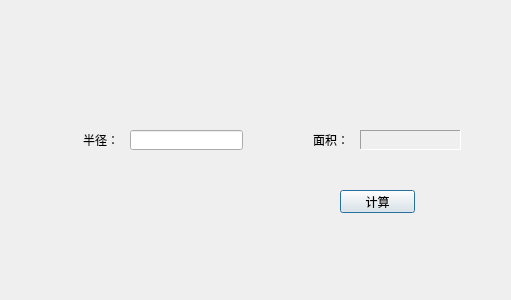
<?xml version="1.0" encoding="UTF-8"?>
<ui version="4.0">
 <class>Dialog</class>
 <widget class="QDialog" name="Dialog">
  <property name="geometry">
   <rect>
    <x>0</x>
    <y>0</y>
    <width>511</width>
    <height>300</height>
   </rect>
  </property>
  <property name="windowTitle">
   <string>Dialog</string>
  </property>
  <widget class="QLabel" name="radiusLabel">
   <property name="geometry">
    <rect>
     <x>83</x>
     <y>130</y>
     <width>31</width>
     <height>20</height>
    </rect>
   </property>
   <property name="text">
    <string>半径：</string>
   </property>
  </widget>
  <widget class="QLabel" name="areaLabel_1">
   <property name="geometry">
    <rect>
     <x>313</x>
     <y>130</y>
     <width>41</width>
     <height>20</height>
    </rect>
   </property>
   <property name="text">
    <string>面积：</string>
   </property>
  </widget>
  <widget class="QLabel" name="areaLabel_2">
   <property name="geometry">
    <rect>
     <x>360</x>
     <y>130</y>
     <width>101</width>
     <height>20</height>
    </rect>
   </property>
   <property name="frameShape">
    <enum>QFrame::Panel</enum>
   </property>
   <property name="frameShadow">
    <enum>QFrame::Sunken</enum>
   </property>
   <property name="text">
    <string/>
   </property>
  </widget>
  <widget class="QPushButton" name="countBtn">
   <property name="geometry">
    <rect>
     <x>340</x>
     <y>190</y>
     <width>75</width>
     <height>23</height>
    </rect>
   </property>
   <property name="text">
    <string>计算</string>
   </property>
  </widget>
  <widget class="QLineEdit" name="radiusLineEdit">
   <property name="geometry">
    <rect>
     <x>130</x>
     <y>130</y>
     <width>113</width>
     <height>20</height>
    </rect>
   </property>
  </widget>
 </widget>
 <layoutdefault spacing="6" margin="11"/>
 <resources/>
 <connections/>
</ui>
